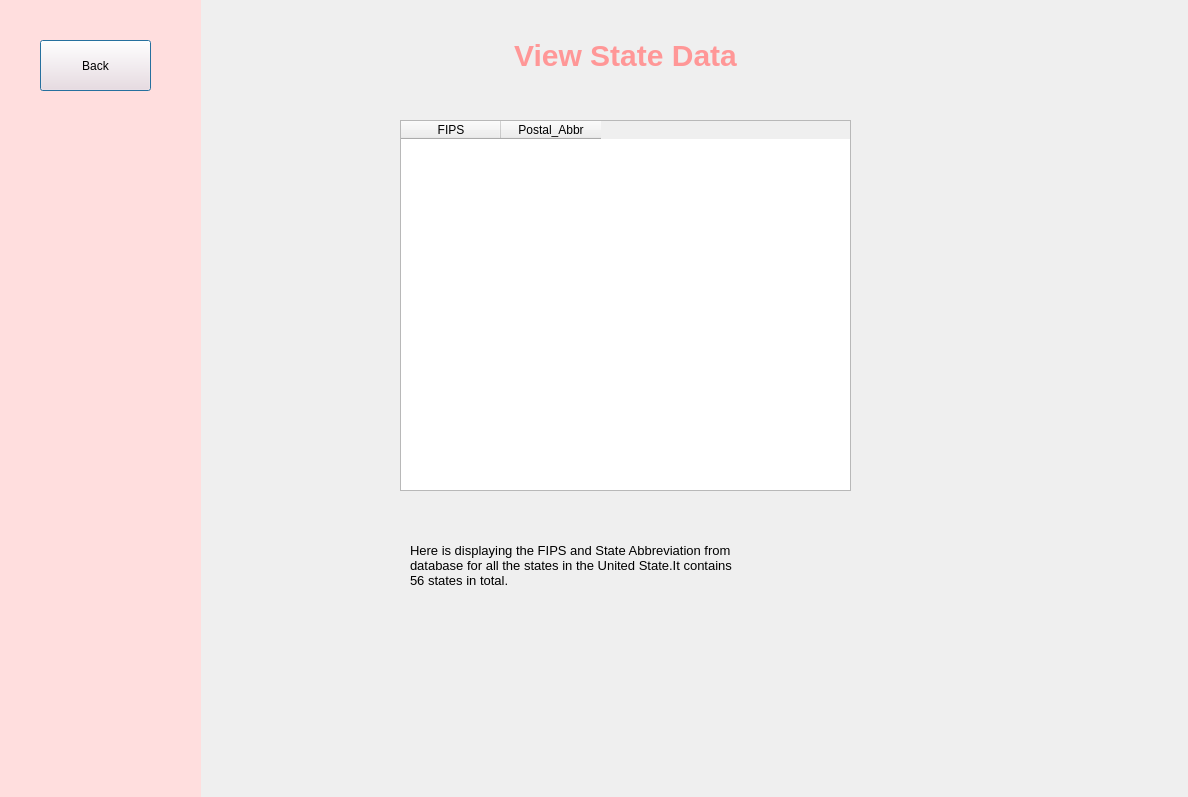
<?xml version="1.0" encoding="UTF-8"?>
<ui version="4.0">
 <class>Dialog</class>
 <widget class="QDialog" name="Dialog">
  <property name="geometry">
   <rect>
    <x>0</x>
    <y>0</y>
    <width>1188</width>
    <height>797</height>
   </rect>
  </property>
  <property name="windowTitle">
   <string>Dialog</string>
  </property>
  <widget class="QWidget" name="widget" native="true">
   <property name="geometry">
    <rect>
     <x>0</x>
     <y>0</y>
     <width>201</width>
     <height>851</height>
    </rect>
   </property>
   <property name="styleSheet">
    <string notr="true">
background-color: rgb(255, 222, 222);</string>
   </property>
   <widget class="QPushButton" name="backbutton2">
    <property name="geometry">
     <rect>
      <x>40</x>
      <y>40</y>
      <width>111</width>
      <height>51</height>
     </rect>
    </property>
    <property name="text">
     <string>Back</string>
    </property>
   </widget>
  </widget>
  <widget class="QTableWidget" name="tableWidget">
   <property name="geometry">
    <rect>
     <x>400</x>
     <y>120</y>
     <width>451</width>
     <height>371</height>
    </rect>
   </property>
   <property name="columnCount">
    <number>2</number>
   </property>
   <column>
    <property name="text">
     <string>FIPS</string>
    </property>
   </column>
   <column>
    <property name="text">
     <string>Postal_Abbr</string>
    </property>
   </column>
  </widget>
  <widget class="QLabel" name="label">
   <property name="geometry">
    <rect>
     <x>470</x>
     <y>10</y>
     <width>311</width>
     <height>91</height>
    </rect>
   </property>
   <property name="styleSheet">
    <string notr="true">font-size: 30px;
font: bold;
color: rgb(255, 222, 222);
color: rgb(255, 151, 151);</string>
   </property>
   <property name="text">
    <string>View State Data</string>
   </property>
   <property name="alignment">
    <set>Qt::AlignCenter</set>
   </property>
  </widget>
  <widget class="QLabel" name="label_2">
   <property name="geometry">
    <rect>
     <x>410</x>
     <y>500</y>
     <width>431</width>
     <height>131</height>
    </rect>
   </property>
   <property name="font">
    <font>
     <pointsize>10</pointsize>
    </font>
   </property>
   <property name="text">
    <string>Here is displaying the FIPS and State Abbreviation from 
database for all the states in the United State.It contains 
56 states in total.</string>
   </property>
  </widget>
 </widget>
 <resources/>
 <connections/>
</ui>
